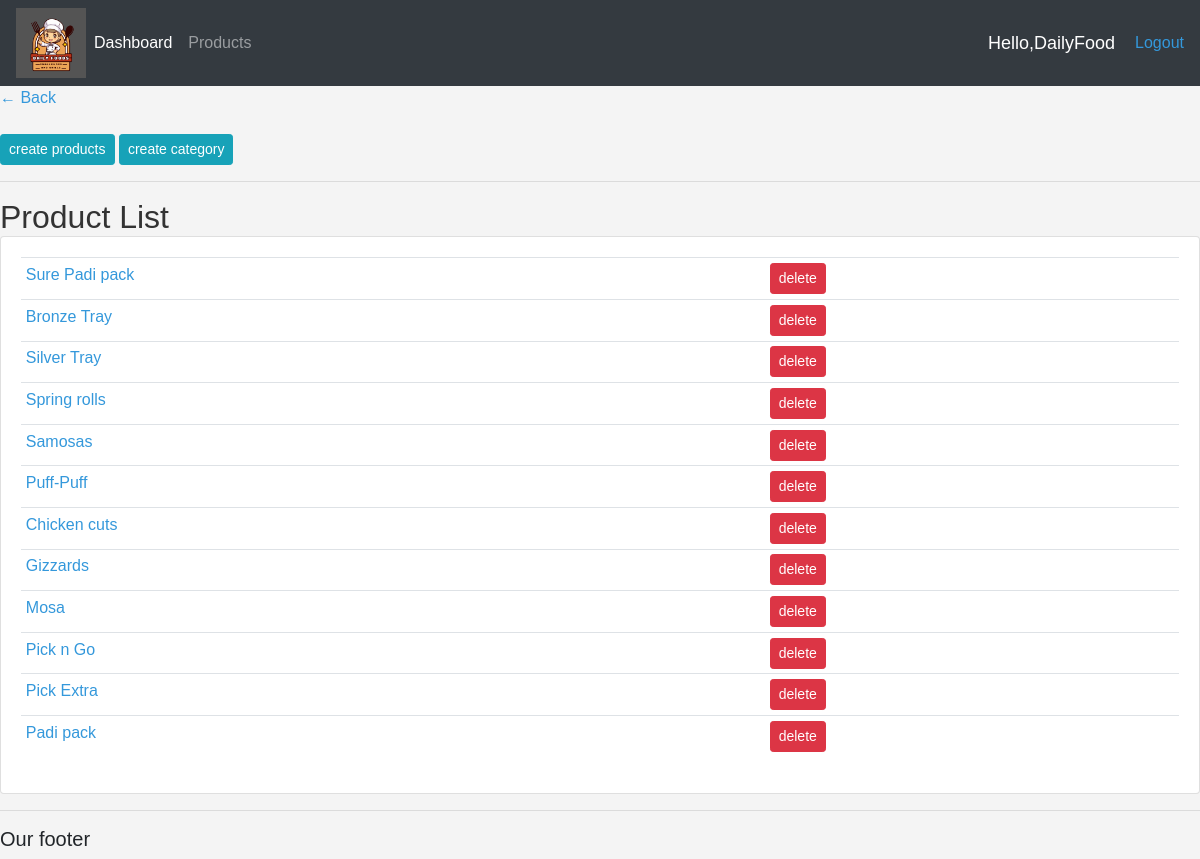
Screenshot of /products/ (signed in) with the database file from the repository.
### smallchop/models.py (models this page shows, shortened)
class Product(models.Model):
    name = models.CharField(max_length=200, null=True)
    price = models.DecimalField(max_digits=7, decimal_places=2)
    description = models.TextField( max_length=500, null=True)
    reviews = models.ManyToManyField('smallchop.Review', blank=True, related_name="product_reviews")
    date_created = models.DateTimeField(auto_now_add=True, null=True)
    category = models.ManyToManyField(Category, related_name='products')
    image = models.ImageField( upload_to="images/products", null=True, blank=True)

### smallchop/decorators.py (the view)
        def wrapper_func(request, *args, **kwargs):
            group = None
            if request.user.groups.exists():
                group = request.user.groups.all()[0].name
            if group in allowed_roles:
              return view_func(request, *args, **kwargs)
            else:
                return HttpResponse('you are not allowed to view this page')

### smallchop/views.py (called while the page is built)
@login_required(login_url='login')
@allowed_users(allowed_roles=['admin'])
def product_list(request):
    products = Product.objects.all()
    return render(request, 'admin/product_list.html', {'products': products})

### templates/admin/product_list.html
{% extends 'admin/base.html' %}
{% load static %}
{% block content %}
<p><a href="{% url 'home' %}">&#8592; Back</a></p>
<br>
<a class="btn btn-sm btn-info"  href="{% url 'product_create' %}">create products</a>
<a class="btn btn-sm btn-info"  href="{% url 'create_category' %}">create category</a>
<hr>
<h2>Product List</h2>
<div class="card card-body">
  <table class=" table table-sm">
      {% for product in products %}
      <tr>
        <td><a href="{% url 'product_detail' product.pk %}">{{ product.name }}</a></td>
        <td><a class="btn btn-sm btn-danger"  href="{% url 'product_delete' product.id %}">delete</a></td>
      {% endfor %}
    </tr>
  </table>
</div>
{% endblock %}

### templates/admin/Navbar.html (shortened to what this page needs)
{% load static %}
<nav class="navbar navbar-expand-lg navbar-dark bg-dark">
    <Img src="{% static 'images/logo/Logo2.png' %}" height="70px" width="70px">
    <div class="collapse navbar-collapse" id="navbarNavAltMarkup">
      <ul class="navbar-nav">
        <li class="navbar-nav">
        <a class="nav-link active" href="{% url 'home' %}">Dashboard</a>
        </li>
        <li class="navbar-nav">
        <a class="nav-link" href="{% url 'product_list' %}">Products</a>
        </li>
      </ul>
    </div>
    <span class="hello-msg">Hello,{{request.user}}</span>
    <span><a href="{% url 'logout' %}">Logout</a></span>
</nav>

### static/css/real.css (style rules this page uses)
body { background-color: #ebeff5; }

### static/css/admin.css (style rules this page uses)
body, h1, h2, p, ul, li { margin: 0; padding: 0; }
body { font-family: Arial, sans-serif; background-color: #f4f4f4; }
h2 { color: #333; }
a { text-decoration: none; color: #3498db; }
body, h1, h2, h3, p, ul, li { margin: 0; padding: 0; }
ul { list-style: none; }
li { margin-bottom: 10px; }

### templates/admin/Navbar.html (style rules this page uses)
.hello-msg { font-size: 18px; color: #fff; margin-right: 20px; }

### rows the page displays
Product: name "Sure Padi pack"
Product: name "Bronze Tray"
Product: name "Silver Tray"
Product: name "Spring rolls"
Product: name "Samosas"
Product: name "Puff-Puff"
Product: name "Chicken cuts"
Product: name "Gizzards"
Product: name "Mosa"
Product: name "Pick n Go"
Product: name "Pick Extra"
Product: name "Padi pack"

### other values shown
{{ request.user }} "DailyFood"
